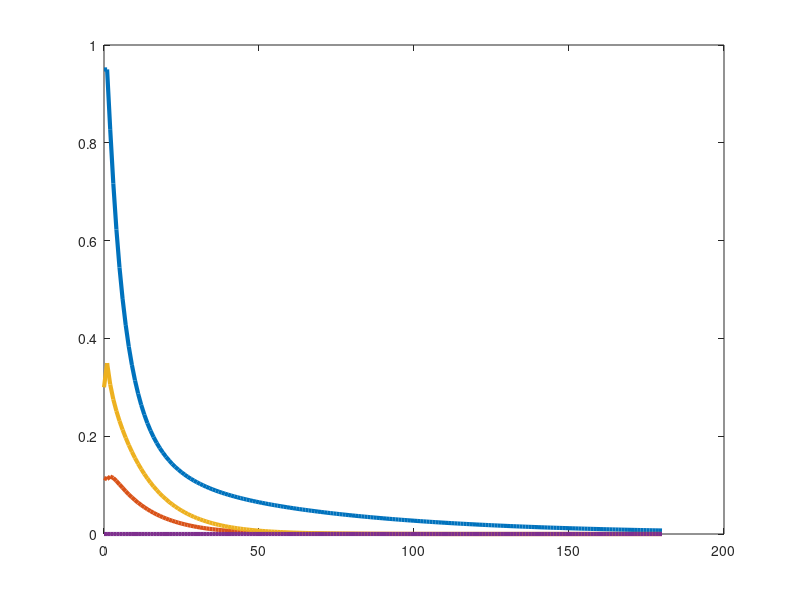

MATLAB code to generate this figure: (Note: this script raises an error after producing the figure.)

clear; clc; close all;

% Parameters
T = 180;                   % Total simulation time (in minutes)
k0 = 0.0165;              % Insulin-independent fractional removal rate
a1 = 0.394;                   % a1 - a6 parameters
a2 = 0.142;                 
a3 = 0.251;
a4 = 0.394;
a5 = (3.15*10^-8)*(7*10^-6);
a6 = 2.8*10^3*(7*10^-6);

% Equilibrium point (upright)
x_bar1 = 0.95;
x_bar3 = 0.3;
x_bar2 = (a2*x_bar3)/a1;
x_bar4 = (a5*x_bar3)/a6;
x_bar = [x_bar1;
         x_bar2;
         x_bar3;
         x_bar4]; 
u_bar = [x_bar1*(k0+x_bar2);
         (a3 + a2*a3*a4 + a5)*(x_bar3)];
y_bar = x_bar1;  

% Initial states (t=0)
x = zeros(4, T+1);
x(:,1) = [0.95; ((0.0165 + ((a2/a1)*(0.3)))/0.95)-0.0165; 0.3; 0];
u = zeros(2, T);
u(:,1) = [x(1,1)*(k0+x(2,1)); (a3 + a2*a3*a4 + a5)*(x(3,1))];
y = zeros(1, T+1);
y(:,1) = x(1);

% Simulation loop
for t = 1:T 
    x(1,t+1) = x(1,t) - (k0+x(2,t))*x(1,t) + u(1,t);           % Glucose Concentration
    x(2,t+1) = x(2,t) - a1*x(2,t) + a2*x(3,t);                  % k(t)
    x(3,t+1) = x(3,t) - a3*x(3,t) + a4*x(2,t) + a6*x(4,t) + u(2,t); % i(t)
    x(4,t+1) = x(4,t) - a6*x(4,t) + a5*x(3,t);                   % i3(t)
    u(1, t) = x(1,t)*(k0+x(2,t));
    u(2, t) = (a3 + a2*a3*a4 + a5) * x(3,t);
end

% Plotting
figure;

plot(0:T, x(1,:), '-', 'LineWidth', 3, 'DisplayName', '$x_1(t)$');
hold on;
plot(0:T, x(2,:), '-', 'LineWidth', 3, 'DisplayName', '$x_2(t)$');
plot(0:T, x(3,:), '-', 'LineWidth', 3, 'DisplayName', '$x_3(t)$');
plot(0:T, x(4,:), '-', 'LineWidth', 3, 'DisplayName', '$x_4(t)$');
yline(x_bar(1), '--', 'LineWidth', 2, 'HandleVisibility', 'off');
yline(x_bar(2), '--', 'LineWidth', 2, 'HandleVisibility', 'off');
yline(x_bar(3), '--', 'LineWidth', 2, 'HandleVisibility', 'off');
yline(x_bar(4), '--', 'LineWidth', 2, 'HandleVisibility', 'off');
xlabel('Time Step $t$', 'FontSize', 28, 'Interpreter', 'latex');
ylabel('State Components $x_i(t)$', 'FontSize', 28, 'Interpreter', 'latex');
title('Nonlinear System Simulation', 'FontSize', 32, 'Interpreter', 'latex');
legend('FontSize', 24, 'Interpreter', 'latex', 'Location', 'best');
grid on;
set(gca, 'FontSize', 24);
